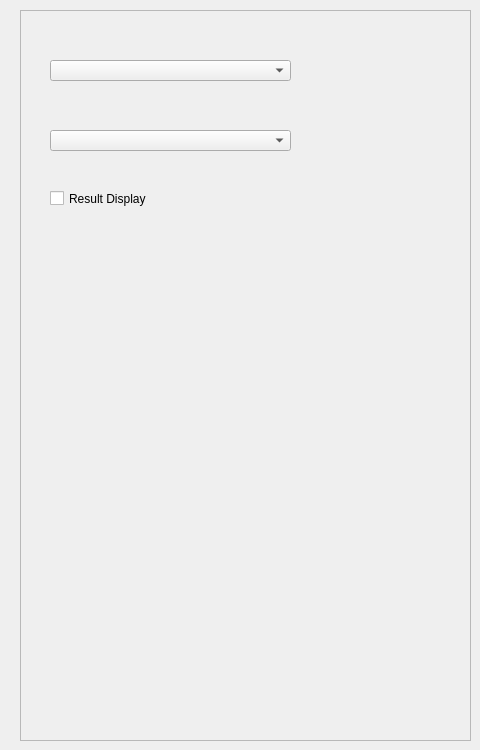
              <widget class="QWidget" name="classificationSettingPage">
               <widget class="QFrame" name="classificationSettingFrame">
                <property name="geometry">
                 <rect>
                  <x>20</x>
                  <y>10</y>
                  <width>451</width>
                  <height>731</height>
                 </rect>
                </property>
                <property name="frameShape">
                 <enum>QFrame::StyledPanel</enum>
                </property>
                <property name="frameShadow">
                 <enum>QFrame::Raised</enum>
                </property>
                <widget class="QComboBox" name="modelComboBox">
                 <property name="geometry">
                  <rect>
                   <x>30</x>
                   <y>50</y>
                   <width>241</width>
                   <height>21</height>
                  </rect>
                 </property>
                </widget>
                <widget class="QComboBox" name="classComboBox">
                 <property name="geometry">
                  <rect>
                   <x>30</x>
                   <y>120</y>
                   <width>241</width>
                   <height>21</height>
                  </rect>
                 </property>
                </widget>
                <widget class="QCheckBox" name="resultDisplayCheckBox">
                 <property name="geometry">
                  <rect>
                   <x>30</x>
                   <y>180</y>
                   <width>241</width>
                   <height>17</height>
                  </rect>
                 </property>
                 <property name="text">
                  <string>Result Display</string>
                 </property>
                </widget>
               </widget>
              </widget>
